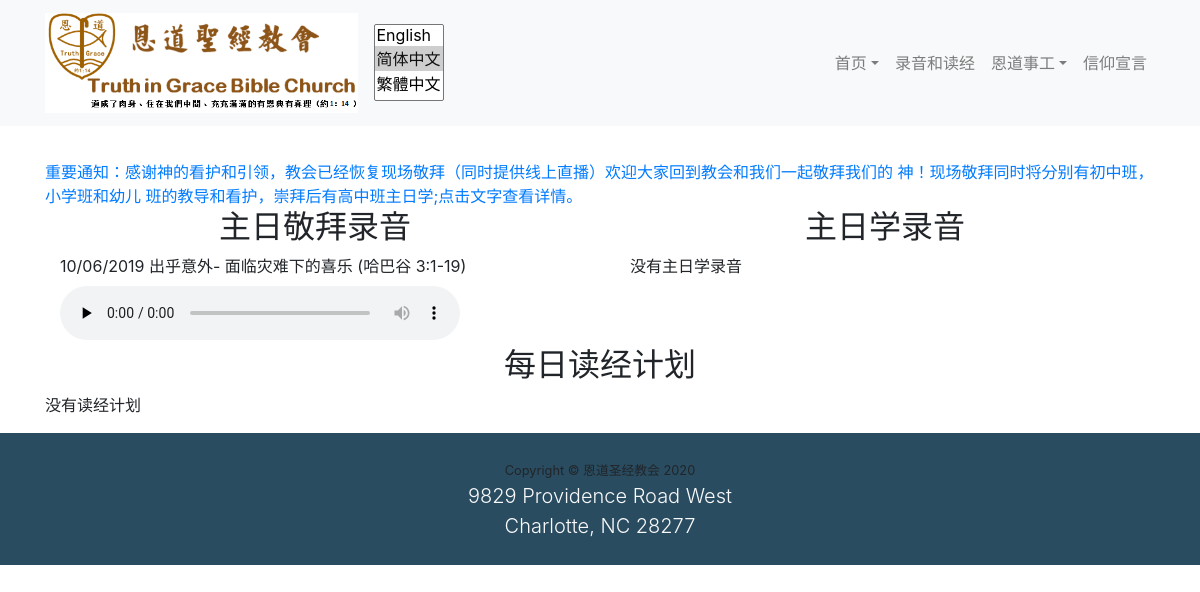
The page /zh-hans/resource/ on the database as committed earlier.
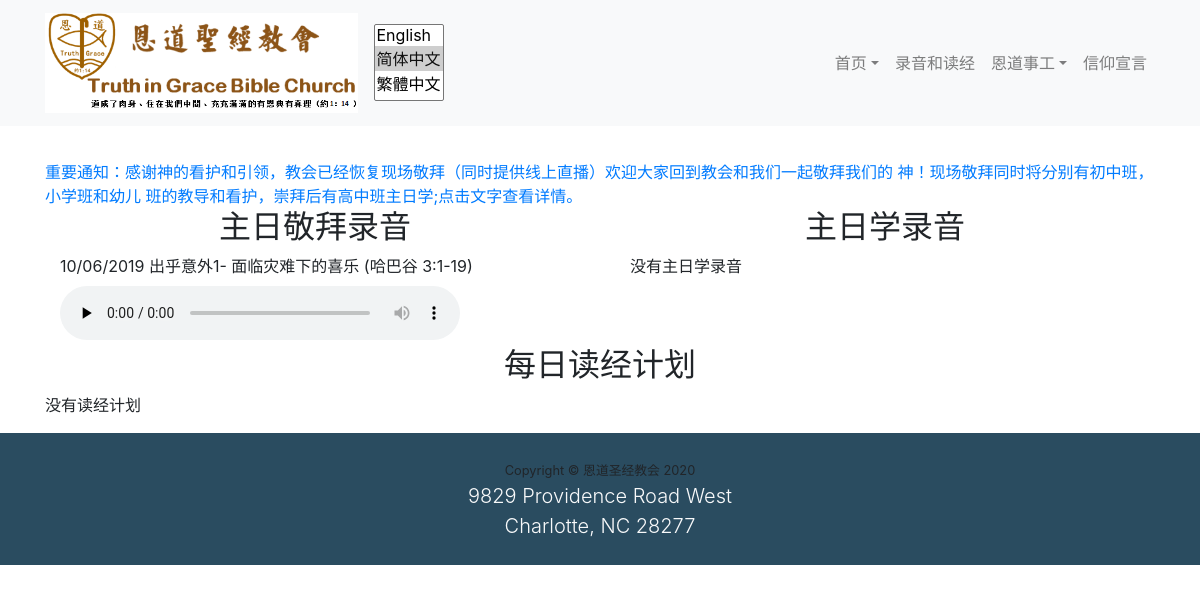
The same page on the database as committed later.
### sermon/models.py (models this page shows, shortened)
class SermonSundaySchool(models.Model):
    file_type = models.CharField(max_length=50, choices=[('Sermon', 'Sermon'), ('Sunday School', 'Sunday School')], default='Sermon')
    english_title = models.CharField(max_length=200, default='', null=True, blank=True)
    simplified_chinese_title = models.CharField(max_length=200, default='', null=True, blank=True)
    tradition_chinese_title = models.CharField(max_length=200, default='', null=True, blank=True)
    mp3 = models.FileField(upload_to=f'media/')
    bible_verses = models.CharField(max_length=200, default='', null=True, blank=True)
    simplified_bible_verses = models.CharField(max_length=200, default='', null=True, blank=True)
    tradition_bible_verses = models.CharField(max_length=200, default='', null=True, blank=True)
    today = datetime.date.today()
    idx = (today.weekday() + 1) % 7
    sun = today - datetime.timedelta(idx)
    sermon_dt = models.DateField('Sermon Date', default=sun)
    speaker = models.CharField(max_length=200, default='Pastor Kevin Wang')
    tradition_chinese_speaker = models.CharField(max_length=200, default='王宇輝傳道')
    simplified_chinese_speaker = models.CharField(max_length=200, default='王宇辉传道')

### sermon/views.py (the view)
# urls.py: path('', views.view_sermon_list, name='index'),
def view_sermon_list(request,edit=False):
    latest_sermons = SermonSundaySchool.objects.filter(file_type='Sermon').order_by('-sermon_dt')[:5]
    latest_sundayschool = SermonSundaySchool.objects.filter(file_type='Sunday School').order_by('-sermon_dt')[:5]
    today = datetime.date.today()
    idx = (today.weekday() + 1) % 7
    sunday = today - datetime.timedelta(idx)
    lang = translation.get_language()
    days_of_bible = 5
    if lang == 'zh-hans':
        biblereading_plan = DailyBible.objects.filter(language='SimpleChinese', plan_name='Plan 2022', date__gte=sunday).order_by('date')[:days_of_bible]
    elif lang == 'zh-hant':
        biblereading_plan = DailyBible.objects.filter(language='TraditionChinese', plan_name='Plan 2022', date__gte=sunday).order_by('date')[:days_of_bible]
    else:
        biblereading_plan = DailyBible.objects.filter(language='English', plan_name='Plan 2022', date__gte=sunday).order_by('date')[:days_of_bible]
    sermon_title_list = []
    for s in latest_sermons:
        sermon_title_list.append(get_title(s))
    ss_title_list = []
    for s in latest_sundayschool:
        ss_title_list.append(s.sermon_dt.strftime('%m/%d/%Y ')+_('主日学'))
    context = {'sermon_list': [[x, y] for x, y in zip(latest_sermons, sermon_title_list)],
               'sundayschool_list': [[x, y] for x, y in zip(latest_sundayschool, ss_title_list)],
               'biblereading_plan': biblereading_plan,
               'edit': edit}
    return render(request, 'sermon.html', context)

### sermon/views.py (called while the page is built)
def get_title(s):
    lang = translation.get_language()
    if lang == 'zh-hans':
        title = ' '.join([s.sermon_dt.strftime('%m/%d/%Y'), s.simplified_chinese_title, '('+s.simplified_bible_verses+')'])
    elif lang == 'zh-hant':
        title = ' '.join([s.sermon_dt.strftime('%m/%d/%Y'), s.tradition_chinese_title, '('+s.tradition_bible_verses+')'])
    else:
        title = ' '.join([s.sermon_dt.strftime('%m/%d/%Y'), s.english_title, '('+s.bible_verses+')'])
    return title

### sermon/templates/sermon.html (shortened to what this page needs)
{% extends 'base.html' %}
{% load i18n %}
{% block content %}
{% load static %}
<div class="container">
  <div class="row">
    <div class="col">
      <div class="container">
        <h2 class='text-center'>{% trans '主日敬拜录音' %}</h2>
          {% if sermon_list %}
              {% for sermon,sermon_title in sermon_list %}
                  <div class="row d-flex flex-column">
                    <div class="col-md-12">
                    {{ sermon_title }}&emsp;<label style="color:white;">{{sermon.id}}</label>
                    </div>
                    <div class="col-md-12">
                      <audio class="embed-responsive-item" controls="" preload="none" style='width:400px'>
                        <source src="{{ sermon.mp3.url }}" type="audio/mp3">
                      </audio>
                  </div>
                </div>
              {% endfor %}
          {% else %}
              <p>{% trans '没有主日敬拜录音' %}</p>
          {% endif %}
        </div>
    </div>
    <div class="col">
        <div class="container">
        <h2 class='text-center'>{% trans '主日学录音' %}</h2>
          {% if sundayschool_list %}
              {% for sermon, sermon_title in sundayschool_list %}
                <div class="row">
                  <div class="col-md-12">
                  {{ sermon_title }}&emsp;<label style="color:white;">{{sermon.id}}</label>
                  </div>
                  <div class="col-md-12">
                    <audio class="embed-responsive-item" controls="" preload="none" style='width:400px'>
                        <source src="{{ sermon.mp3.url }}" type="audio/mp3">
                    </audio>
                </div>
              </div>
              {% endfor %}
          {% else %}
              <p>{% trans '没有主日学录音' %}</p>
          {% endif %}
        </div>
    </div>
  </div>
</div>
<h2 class='text-center'>{% trans '每日读经计划' %}</h2>
<div class="container">
  {% if biblereading_plan %}
      <table class='display' id='plan_table'>
      {% for html in biblereading_plan %}
            {% autoescape off %}
                {{ html }}
            {% endautoescape %}
      {% endfor %}
      </table>
  {% else %}
      <p>{% trans '没有读经计划' %}</p>
  {% endif %}
</div>
{% endblock %}

Rows that differ between the two databases and show on the page:
changed SermonSundaySchool: sermon_title "10/06/2019 出乎意外- 面临灾难下的喜乐 (哈巴谷 3:1-19)" → "10/06/2019 出乎意外1- 面临灾难下的喜乐 (哈巴谷 3:1-19)"
